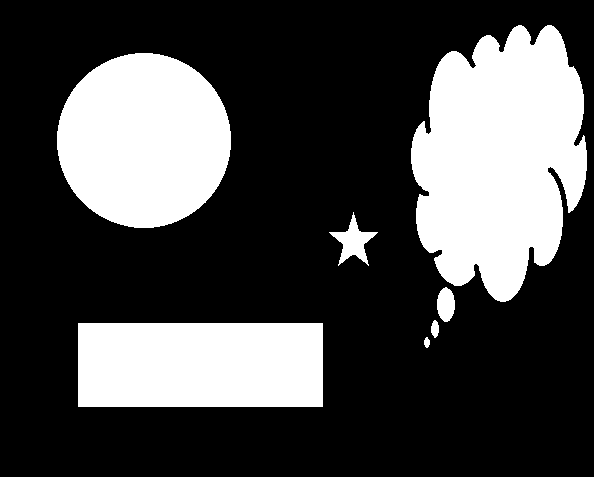
#> input picture OpenCV/Morphological/img1.png, 594 x 477 px
$ jupyter execute test_OpenClose.ipynb
#> lines starting #> are read from the running program, lines starting #| are printed output that depends on the picture; after the words box and inside, x2 and y2 are one past the last pixel; in counts of white or black regions, pixels touching at a corner belong together
[cell 1]
import cv2
import numpy as np

import matplotlib.pyplot as plt

[cell 2]
img = cv2.imread('img1.png')
#> img is the input picture: shape (477, 594, 3); 28.7% white; 7 white regions, largest, box (x1, y1, x2, y2) and area: (411, 25, 587, 302) 35402, (57, 53, 231, 228) 23887, (78, 323, 323, 407) 20580
img_gray = cv2.cvtColor(img,cv2.COLOR_BGR2GRAY)
_,img_bin = cv2.threshold(img_gray,127,255,cv2.THRESH_BINARY)

[cell 3]
## 开运算
kernel = np.ones((7,7),np.uint8)
img_open1 = cv2.morphologyEx(img_bin, cv2.MORPH_OPEN, kernel)
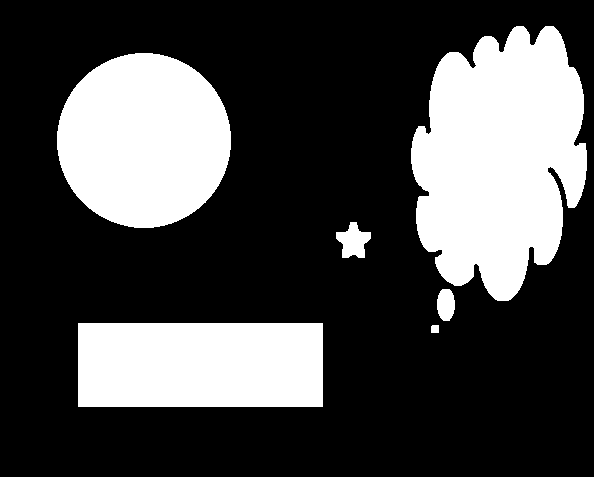
#> img_open1: shape (477, 594); 28.6% white; 6 white regions, box (x1, y1, x2, y2) and area: (411, 26, 587, 301) 35270, (57, 53, 231, 228) 23887, (78, 323, 323, 407) 20580, (336, 222, 371, 258) 773, (437, 289, 455, 321) 472, (431, 325, 439, 333) 63
open_tmp = cv2.erode(img_bin,kernel)
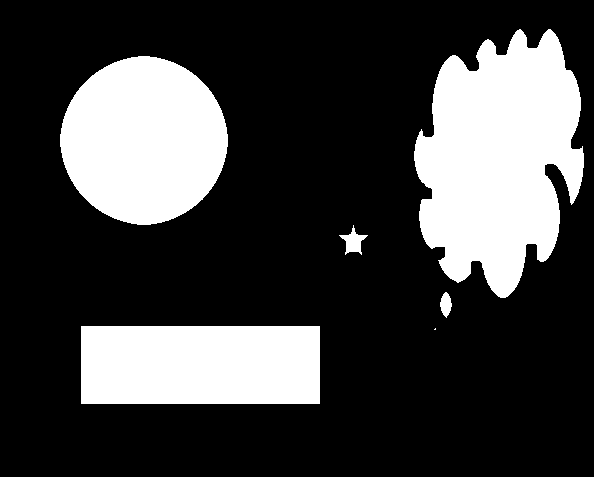
#> open_tmp: shape (477, 594); 25.6% white; 6 white regions (1 under 20 px), largest, box (x1, y1, x2, y2) and area: (414, 29, 584, 298) 31430, (60, 56, 228, 225) 21829, (81, 326, 320, 404) 18642, (339, 225, 368, 255) 353, (440, 292, 452, 318) 208
img_open2 = cv2.dilate(open_tmp,kernel)

plt.figure(figsize=(16,16))
plt.subplot(131)
plt.imshow(img_bin,cmap='gray')
plt.subplot(132)
plt.imshow(img_open1,cmap='gray')
plt.subplot(133)
plt.imshow(img_open2,cmap='gray')
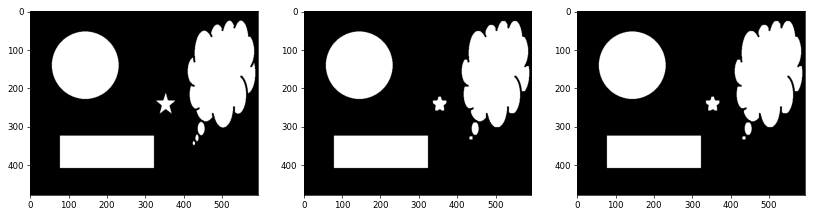
#> figure drawn by matplotlib, 3 panels

[cell 4]
## 闭运算
kernel = np.ones((7,7),np.uint8)
img_close1 = cv2.morphologyEx(img_bin, cv2.MORPH_CLOSE, kernel)
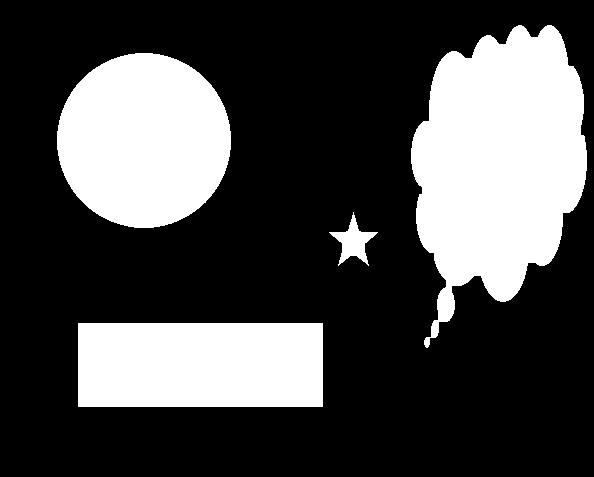
#> img_close1: shape (477, 594); 29% white; 4 white regions, box (x1, y1, x2, y2) and area: (411, 25, 587, 348) 36867, (57, 53, 231, 228) 23887, (78, 323, 323, 407) 20580, (329, 212, 378, 266) 951
close_tmp = cv2.dilate(img_bin,kernel)
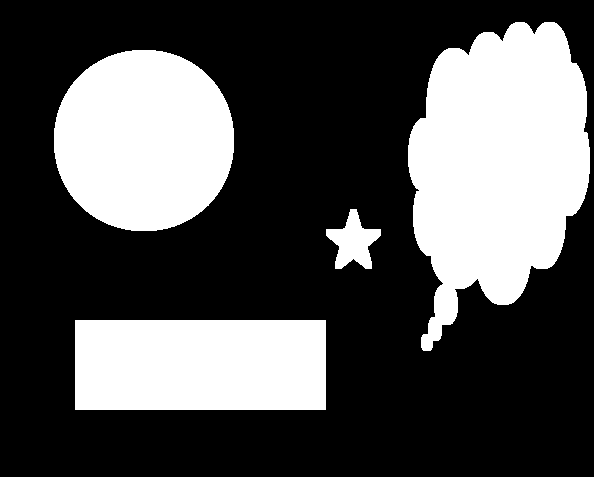
#> close_tmp: shape (477, 594); 32% white; 4 white regions, box (x1, y1, x2, y2) and area: (408, 22, 590, 351) 40449, (54, 50, 234, 231) 26017, (75, 320, 326, 410) 22590, (326, 209, 381, 269) 1713
img_close2 = cv2.erode(close_tmp,kernel)

plt.figure(figsize=(16,16))
plt.subplot(131)
plt.imshow(img_bin,cmap='gray')
plt.subplot(132)
plt.imshow(img_close1,cmap='gray')
plt.subplot(133)
plt.imshow(img_close2,cmap='gray')

$ run again, with OpenCV/Morphological/template2.png copied over OpenCV/Morphological/img1.png
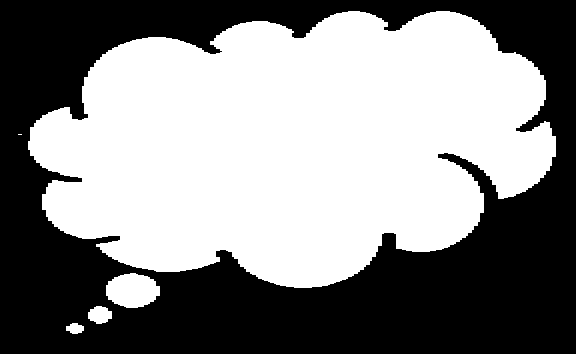
#> input picture OpenCV/Morphological/template2.png, 576 x 354 px
#> img is the input picture: shape (354, 576, 3); 53% white; 1 black region, box (x1, y1, x2, y2) and area: (0, 0, 576, 354) 95790
#> img_open1: shape (354, 576); 52.9% white; 1 black region, box (x1, y1, x2, y2) and area: (0, 0, 576, 354) 95954
#> open_tmp: shape (354, 576); 49.3% white; 4 white regions (1 under 20 px), largest, box (x1, y1, x2, y2) and area: (31, 14, 553, 285) 99410, (109, 277, 157, 305) 948, (91, 310, 109, 320) 108
#> `[cell 3] ## 开运算 kernel = np.ones((7,7),np.uint8) img_open1 = cv2.morph..`:
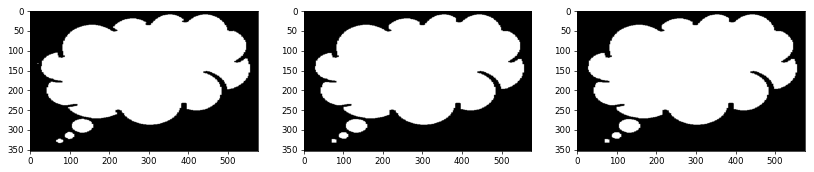
#> figure drawn by matplotlib, 3 panels
#> img_close1: shape (354, 576); 53.4% white; 1 black region, box (x1, y1, x2, y2) and area: (0, 0, 576, 354) 95110
#> `close_tmp = cv2.dilate(img_bin,kernel)`:
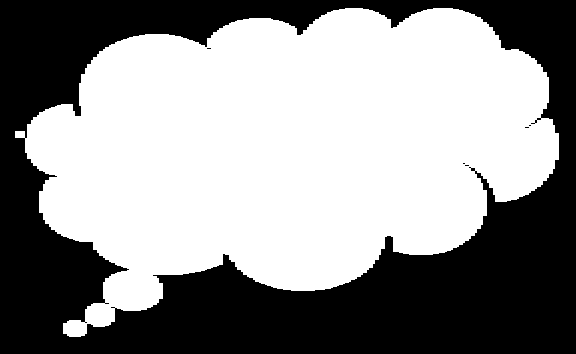
#> close_tmp: shape (354, 576); 56.9% white; 6 black regions (5 under 20 px), largest, box (x1, y1, x2, y2) and area: (0, 0, 576, 354) 87882
